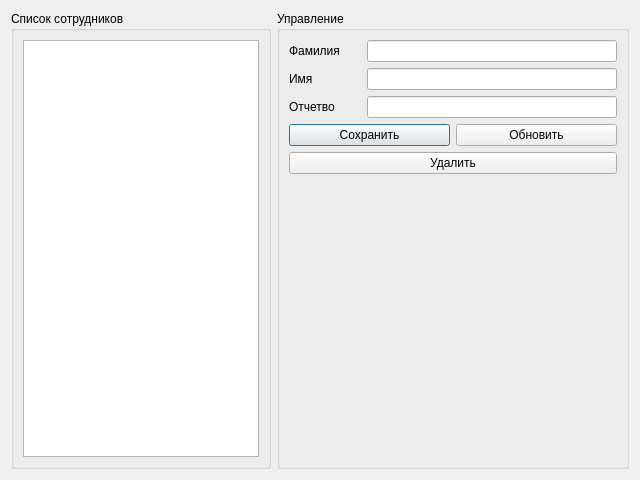
<?xml version="1.0" encoding="UTF-8"?>
<ui version="4.0">
 <class>DialogListPersonal</class>
 <widget class="QDialog" name="DialogListPersonal">
  <property name="geometry">
   <rect>
    <x>0</x>
    <y>0</y>
    <width>640</width>
    <height>480</height>
   </rect>
  </property>
  <property name="windowTitle">
   <string>Dialog</string>
  </property>
  <layout class="QGridLayout" name="gridLayout_3">
   <item row="0" column="0">
    <widget class="QGroupBox" name="groupBox">
     <property name="title">
      <string>Список сотрудников</string>
     </property>
     <layout class="QGridLayout" name="gridLayout">
      <item row="0" column="0">
       <widget class="QListWidget" name="list_personal_widget"/>
      </item>
     </layout>
    </widget>
   </item>
   <item row="0" column="1">
    <widget class="QGroupBox" name="groupBox_2">
     <property name="title">
      <string>Управление</string>
     </property>
     <property name="flat">
      <bool>false</bool>
     </property>
     <layout class="QGridLayout" name="gridLayout_2">
      <item row="0" column="0">
       <layout class="QVBoxLayout" name="verticalLayout_2">
        <item>
         <layout class="QHBoxLayout" name="horizontalLayout_2">
          <item>
           <widget class="QLabel" name="label">
            <property name="text">
             <string>Фамилия</string>
            </property>
           </widget>
          </item>
          <item>
           <spacer name="horizontalSpacer">
            <property name="orientation">
             <enum>Qt::Horizontal</enum>
            </property>
            <property name="sizeHint" stdset="0">
             <size>
              <width>40</width>
              <height>20</height>
             </size>
            </property>
           </spacer>
          </item>
          <item>
           <widget class="QLineEdit" name="lastname_2">
            <property name="minimumSize">
             <size>
              <width>250</width>
              <height>0</height>
             </size>
            </property>
           </widget>
          </item>
         </layout>
        </item>
        <item>
         <layout class="QHBoxLayout" name="horizontalLayout_3">
          <item>
           <widget class="QLabel" name="label_2">
            <property name="text">
             <string>Имя</string>
            </property>
           </widget>
          </item>
          <item>
           <spacer name="horizontalSpacer_2">
            <property name="orientation">
             <enum>Qt::Horizontal</enum>
            </property>
            <property name="sizeHint" stdset="0">
             <size>
              <width>50</width>
              <height>20</height>
             </size>
            </property>
           </spacer>
          </item>
          <item>
           <widget class="QLineEdit" name="firstname">
            <property name="minimumSize">
             <size>
              <width>250</width>
              <height>0</height>
             </size>
            </property>
           </widget>
          </item>
         </layout>
        </item>
        <item>
         <layout class="QHBoxLayout" name="horizontalLayout_4">
          <item>
           <widget class="QLabel" name="label_3">
            <property name="text">
             <string>Отчетво</string>
            </property>
           </widget>
          </item>
          <item>
           <spacer name="horizontalSpacer_3">
            <property name="orientation">
             <enum>Qt::Horizontal</enum>
            </property>
            <property name="sizeHint" stdset="0">
             <size>
              <width>40</width>
              <height>20</height>
             </size>
            </property>
           </spacer>
          </item>
          <item>
           <widget class="QLineEdit" name="middlename">
            <property name="minimumSize">
             <size>
              <width>250</width>
              <height>0</height>
             </size>
            </property>
           </widget>
          </item>
         </layout>
        </item>
        <item>
         <layout class="QVBoxLayout" name="verticalLayout">
          <item>
           <layout class="QHBoxLayout" name="horizontalLayout">
            <item>
             <widget class="QPushButton" name="btn_save_personal">
              <property name="text">
               <string>Сохранить</string>
              </property>
             </widget>
            </item>
            <item>
             <widget class="QPushButton" name="btn_update_personal">
              <property name="text">
               <string>Обновить</string>
              </property>
             </widget>
            </item>
           </layout>
          </item>
          <item>
           <widget class="QPushButton" name="btn_delete_personal">
            <property name="text">
             <string>Удалить</string>
            </property>
           </widget>
          </item>
          <item>
           <spacer name="verticalSpacer">
            <property name="orientation">
             <enum>Qt::Vertical</enum>
            </property>
            <property name="sizeHint" stdset="0">
             <size>
              <width>20</width>
              <height>40</height>
             </size>
            </property>
           </spacer>
          </item>
         </layout>
        </item>
       </layout>
      </item>
     </layout>
    </widget>
   </item>
  </layout>
 </widget>
 <resources/>
 <connections/>
</ui>
